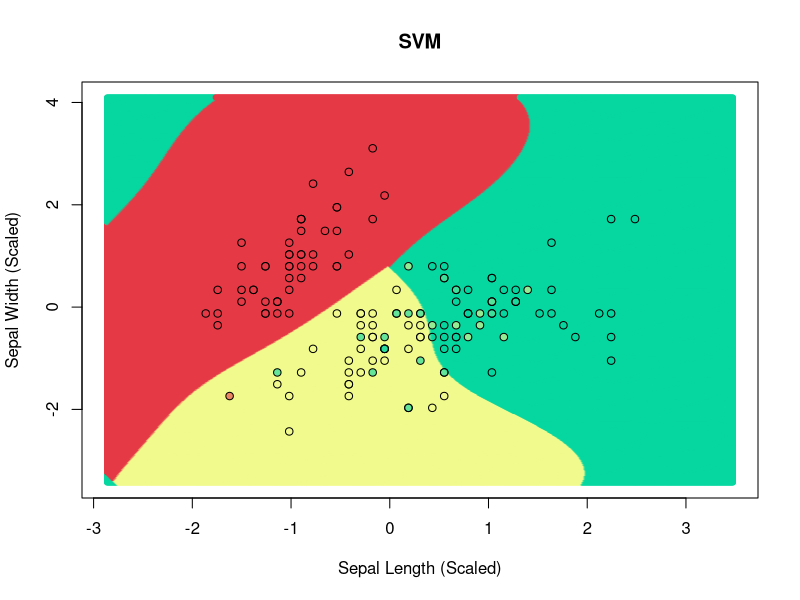

The R script that drew this image:
# Importing the dataset
dataset = read.csv('Iris_Data.csv')

# Encoding categorical data
dataset$Species = as.factor(dataset$Species)

# Feature Scaling
scaled_cols = scale(dataset[, 1:2])
dataset[, 1:2] = scaled_cols

# Fitting SVM model
library(e1071)
classifier = svm(formula = Species ~ .,
                 data = dataset,
                 type = 'C-classification',
                 kernel = 'radial')
                 
# Prediction
y_pred = predict(classifier, newdata = dataset)

# Showing the Confusion Matrix and Accuracy
library(caret)
cm = confusionMatrix(y_pred, dataset$Species)
print(cm$table)
print(cm$overall['Accuracy'])

# Visualizing the results
set = dataset
X1 = seq(min(set[, 1]) - 1, max(set[, 1]) + 1, by = 0.01)
X2 = seq(min(set[, 2]) - 1, max(set[, 2]) + 1, by = 0.01)
grid_set = expand.grid(X1, X2)
colnames(grid_set) = c('Sepal.Length', 'Sepal.Width')
y_grid = predict(classifier, newdata = grid_set)
plot(NULL,
     main = 'SVM',
     xlab = 'Sepal Length (Scaled)', ylab = 'Sepal Width (Scaled)',
     xlim = range(X1), ylim = range(X2))
points(grid_set, pch = 20, col = c("#e63946", "#f1fa8c", "#06d6a0")[y_grid])
points(set, pch = 21, bg = c("#e6394699", "#f1fa8c99", "#06d6a099")[dataset$Species])
